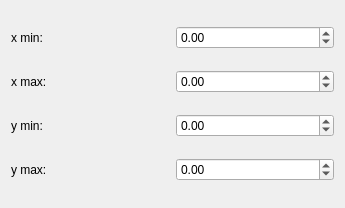
<?xml version="1.0" encoding="UTF-8"?>
<ui version="4.0">
 <class>RangeForm</class>
 <widget class="QWidget" name="RangeForm">
  <property name="geometry">
   <rect>
    <x>0</x>
    <y>0</y>
    <width>345</width>
    <height>208</height>
   </rect>
  </property>
  <property name="windowTitle">
   <string>Workspace settings</string>
  </property>
  <layout class="QVBoxLayout" name="verticalLayout">
   <item>
    <layout class="QHBoxLayout" name="horizontalLayout">
     <item>
      <widget class="QLabel" name="label">
       <property name="text">
        <string>x min:</string>
       </property>
      </widget>
     </item>
     <item>
      <widget class="QDoubleSpinBox" name="xMinSpinBox">
       <property name="layoutDirection">
        <enum>Qt::LeftToRight</enum>
       </property>
       <property name="minimum">
        <double>-99.000000000000000</double>
       </property>
      </widget>
     </item>
    </layout>
   </item>
   <item>
    <layout class="QHBoxLayout" name="horizontalLayout_2">
     <item>
      <widget class="QLabel" name="label_5">
       <property name="text">
        <string>x max:</string>
       </property>
      </widget>
     </item>
     <item>
      <widget class="QDoubleSpinBox" name="xMaxSpinBox">
       <property name="layoutDirection">
        <enum>Qt::LeftToRight</enum>
       </property>
       <property name="minimum">
        <double>-99.000000000000000</double>
       </property>
      </widget>
     </item>
    </layout>
   </item>
   <item>
    <layout class="QHBoxLayout" name="horizontalLayout_4">
     <item>
      <widget class="QLabel" name="label_7">
       <property name="text">
        <string>y min:</string>
       </property>
      </widget>
     </item>
     <item>
      <widget class="QDoubleSpinBox" name="yMinSpinBox">
       <property name="layoutDirection">
        <enum>Qt::LeftToRight</enum>
       </property>
       <property name="minimum">
        <double>-99.000000000000000</double>
       </property>
      </widget>
     </item>
    </layout>
   </item>
   <item>
    <layout class="QHBoxLayout" name="horizontalLayout_3">
     <item>
      <widget class="QLabel" name="label_6">
       <property name="text">
        <string>y max:</string>
       </property>
      </widget>
     </item>
     <item>
      <widget class="QDoubleSpinBox" name="yMaxSpinBox">
       <property name="layoutDirection">
        <enum>Qt::LeftToRight</enum>
       </property>
       <property name="minimum">
        <double>-99.000000000000000</double>
       </property>
      </widget>
     </item>
    </layout>
   </item>
  </layout>
 </widget>
 <resources/>
 <connections/>
</ui>
